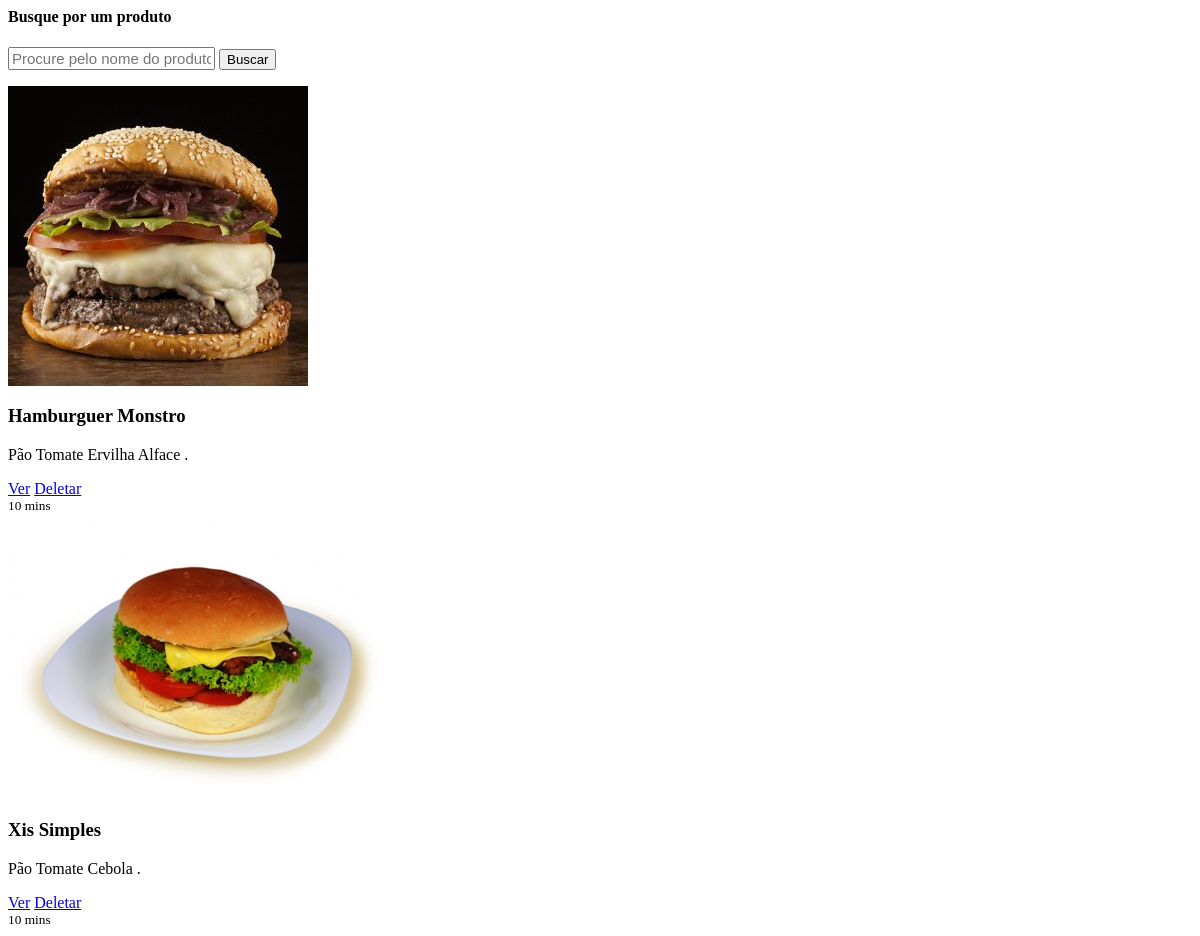
/painel/pages/lista-produtos.php, run on the app's committed database.
### classes/MySql.php (called while the page is built)
<?php
	class MySql{
		private static $pdo;
		public static function conectar(){
				if (self::$pdo == null) {
					try{
					self::$pdo = new PDO('mysql:host='.HOST.';dbname='.DATABASE,USER,PASSWORD,array(PDO::MYSQL_ATTR_INIT_COMMAND => "SET NAMES utf8"));
					self::$pdo->setAttribute(PDO::ATTR_ERRMODE,PDO::ERRMODE_EXCEPTION);
				}catch(Exception $e){
					echo "<h2>Erro ao conectar</h2>";
				}
			}
			return self::$pdo;
		}
	}
?>

### painel/pages/lista-produtos.php (the view, shortened to what this page needs)
<link rel="stylesheet" type="text/css" href="<?php echo INCLUDE_PATH ?>css/album.css">
<div class="container">
  <div class="box-content">
      <div class="busca">
        <h4><i class="fa fa-search"></i> Busque por um produto</h4>
        <form method="post">
          <input style="font-size: 15px;" placeholder="Procure pelo nome do produto" type="text" name="busca">
          <input type="submit" name="acao" value="Buscar">
        </form>
      </div>
  </div>
  <div class="row row-cols-1 row-cols-sm-2 row-cols-md-3 g-3">
      <?php
        $query = "";
        $sql = MySql::conectar()->prepare("SELECT * FROM `tb_site.produtos` WHERE status = 1 $query");
        $sql->execute();
        $result_pesquisa = $sql->fetchAll();
        foreach ($result_pesquisa as $key => $produto) {
      ?>
        <div class="col">
          <div class="card shadow-sm">
            <img src="<?php echo INCLUDE_PATH_PAINEL ?>uploads/<?php echo $produto['img']; ?>" class="bd-placeholder-img card-img-top" style="max-height: 462.5px; max-width: 422.5px;">
            <div class="card-body">
              <h3><?php echo $produto['nome']; ?></h3>
              <p class="card-text"><?php echo $produto['ingredientes']; ?>.</p>
              <div class="d-flex justify-content-between align-items-center">
                <div class="btn-group">
                  <a href="<?php echo INCLUDE_PATH_PAINEL ?>edita-produto?id=<?php echo $produto['id']; ?>" class="btn btn-sm btn-secondary">Ver</a>
                  <a href="<?php echo INCLUDE_PATH_PAINEL ?>lista-produtos?deleta=<?php echo $produto['id']; ?>" class="btn btn-sm btn-danger">Deletar<i class="fas fa-trash-alt" style="color: red;"></i></a>
                </div>
                <small class="text-muted"><?php echo $produto['tempo']; ?> mins</small>
              </div>
            </div>
          </div>
        </div>
      <?php } ?>
      </div>
</div>

### data on the page
tb_site.produtos: img (picture), nome "Hamburguer Monstro", ingredientes "Pão Tomate Ervilha Alface", tempo "10"
tb_site.produtos: img (picture), nome "Xis Simples", ingredientes "Pão Tomate Cebola", tempo "10"
